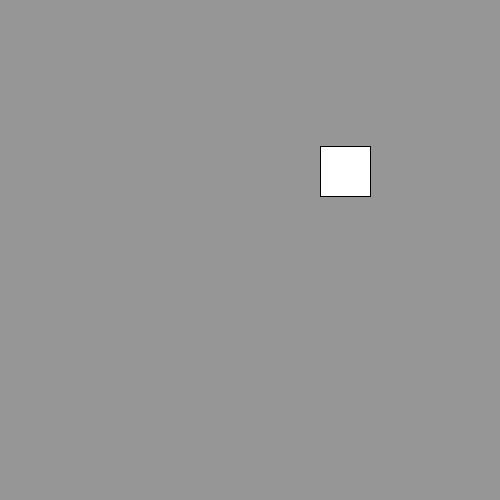
Frame 1 (no input)
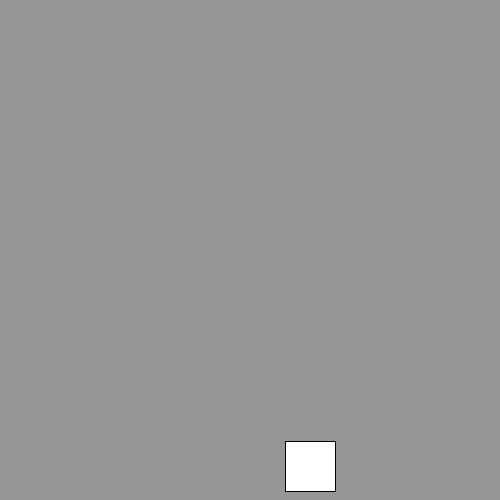
Frame 60 (the mouse pressed at the canvas centre just before this capture)
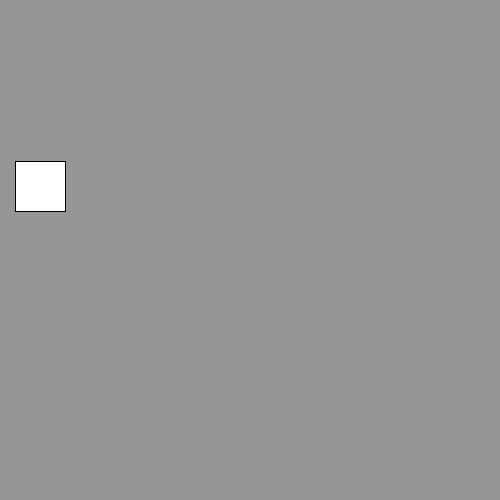
Frame 120 (the mouse held since frame 60 and released just before this capture)

The Processing sketch that drew these frames (run headless with seeded random() and noise(); from frame 60 on, the mouse is pressed at the canvas centre):

// Processing sketch: SimpleAnimation_rect_trailless
// ── SimpleAnimation_rect_trailless.pde
float x, y, xSpd, ySpd, ballW, ballH;
void setup() {
  size(500, 500);
  ballW = ballH = 50;
  xSpd = 5;
  ySpd = 5;
  x = (int)random(ballW/2, width-ballW/2);
  y = (int)random(ballH/2, height-ballH/2);
}
void draw() {
  background(150);
  x = x + xSpd;
  y = y + ySpd;
  rect(x, y, ballW, ballH);
  if (x >= width - ballW) {
    xSpd = -5;
  }
  if (x <= 0) {
    xSpd = 5;
  }
  if (y >= height - ballH) {
    ySpd = -5;
  }
  if (y <= 0) {
    ySpd = 5;
  }
}
